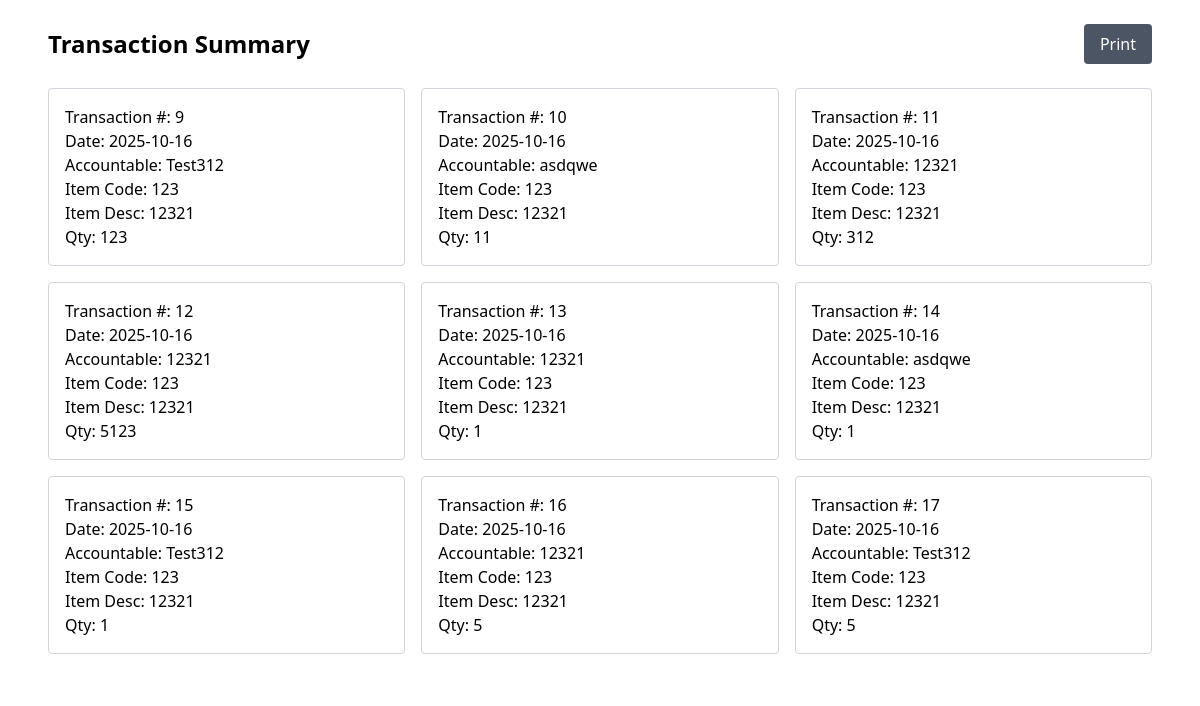
Screenshot of /transaction_summary.php with the database file from the repository.
### tables this page shows
CREATE TABLE `transentry` (
  `RecordNo` int(11) NOT NULL,
  `TransDate` date NOT NULL DEFAULT current_timestamp(),
  `AcctName` varchar(255) NOT NULL,
  `ItemCodeID` int(11) NOT NULL,
  `NumOfItem` int(11) NOT NULL
);

CREATE TABLE `itemcodesetup` (
  `RecordNo` int(11) NOT NULL,
  `DateInput` date NOT NULL DEFAULT current_timestamp(),
  `ItemCode` varchar(255) NOT NULL,
  `ItemDesc` varchar(255) NOT NULL,
  `TotSupply` int(11) NOT NULL,
  `TotSupplyLeft` int(11) NOT NULL
);

### transaction_summary.php (the view, shortened to what this page needs)
<?php include("db.php"); ?>
<!DOCTYPE html>
<html lang="en">
<head>
    <script src="https://cdn.tailwindcss.com"></script>
</head>
<body >
    <div class="max-w-6xl mx-auto bg-white rounded p-6">
        <div class="flex justify-between items-center mb-6">
            <h1 class="text-2xl font-bold">Transaction Summary</h1>
            <button onclick="window.print()" class="bg-gray-600 text-white px-4 py-2 rounded print:hidden">
                Print
            </button>
        </div>
        <div class="grid grid-cols-1 sm:grid-cols-2 md:grid-cols-3 gap-4">
            <?php
            $query = "
                SELECT te.RecordNo, te.TransDate, te.AcctName, te.NumOfItem, ic.ItemCode, ic.ItemDesc
                FROM transentry te
                JOIN itemcodesetup ic ON te.ItemCodeID = ic.RecordNo
                ORDER BY te.TransDate DESC
            ";
            $result = $conn->query($query);
            if ($result->num_rows > 0):
                while ($row = $result->fetch_assoc()):
            ?>
            <div class="border border-gray-300 p-4 rounded ">
                <p>Transaction #: <?= $row['RecordNo'] ?></p>
                <p>Date: <?= $row['TransDate'] ?></p>
                <p>Accountable: <?= $row['AcctName'] ?></p>
                <p>Item Code: <?= $row['ItemCode'] ?></p>
                <p>Item Desc: <?= $row['ItemDesc'] ?></p>
                <p>Qty: <?= $row['NumOfItem'] ?></p>
            </div>
            <?php
                endwhile;
            else:
                echo '<p>No trnsaction yet.</p>';
            endif;
            ?>
        </div>
    </div>
</body>
</html>

### rows the page displays
transentry: RecordNo "9", TransDate "2025-10-16", AcctName "Test312", ItemCodeID.ItemCode "123", ItemCodeID.ItemDesc "12321", NumOfItem "123"
transentry: RecordNo "10", TransDate "2025-10-16", AcctName "asdqwe", ItemCodeID.ItemCode "123", ItemCodeID.ItemDesc "12321", NumOfItem "11"
transentry: RecordNo "11", TransDate "2025-10-16", AcctName "12321", ItemCodeID.ItemCode "123", ItemCodeID.ItemDesc "12321", NumOfItem "312"
transentry: RecordNo "12", TransDate "2025-10-16", AcctName "12321", ItemCodeID.ItemCode "123", ItemCodeID.ItemDesc "12321", NumOfItem "5123"
transentry: RecordNo "13", TransDate "2025-10-16", AcctName "12321", ItemCodeID.ItemCode "123", ItemCodeID.ItemDesc "12321", NumOfItem "1"
transentry: RecordNo "14", TransDate "2025-10-16", AcctName "asdqwe", ItemCodeID.ItemCode "123", ItemCodeID.ItemDesc "12321", NumOfItem "1"
transentry: RecordNo "15", TransDate "2025-10-16", AcctName "Test312", ItemCodeID.ItemCode "123", ItemCodeID.ItemDesc "12321", NumOfItem "1"
transentry: RecordNo "16", TransDate "2025-10-16", AcctName "12321", ItemCodeID.ItemCode "123", ItemCodeID.ItemDesc "12321", NumOfItem "5"
transentry: RecordNo "17", TransDate "2025-10-16", AcctName "Test312", ItemCodeID.ItemCode "123", ItemCodeID.ItemDesc "12321", NumOfItem "5"
